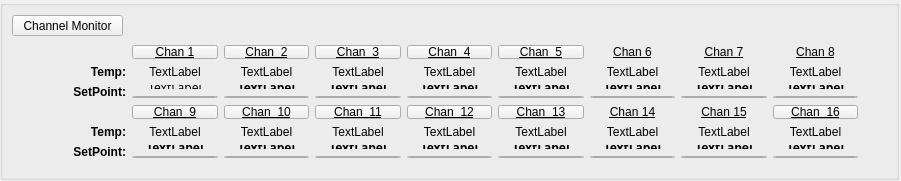
  <widget class="QWidget" name="chan_widg" native="true">
   <property name="geometry">
    <rect>
     <x>0</x>
     <y>170</y>
     <width>901</width>
     <height>181</height>
    </rect>
   </property>
   <widget class="QGroupBox" name="channel_monitor_box">
    <property name="geometry">
     <rect>
      <x>0</x>
      <y>0</y>
      <width>899</width>
      <height>180</height>
     </rect>
    </property>
    <property name="sizePolicy">
     <sizepolicy hsizetype="Preferred" vsizetype="Preferred">
      <horstretch>0</horstretch>
      <verstretch>0</verstretch>
     </sizepolicy>
    </property>
    <property name="minimumSize">
     <size>
      <width>150</width>
      <height>0</height>
     </size>
    </property>
    <property name="maximumSize">
     <size>
      <width>16777215</width>
      <height>180</height>
     </size>
    </property>
    <property name="title">
     <string/>
    </property>
    <layout class="QVBoxLayout" name="channel_monitor_layout">
     <property name="spacing">
      <number>0</number>
     </property>
     <item>
      <spacer name="horizontalSpacer_6">
       <property name="orientation">
        <enum>Qt::Horizontal</enum>
       </property>
       <property name="sizeHint" stdset="0">
        <size>
         <width>200</width>
         <height>0</height>
        </size>
       </property>
      </spacer>
     </item>
     <item>
      <widget class="QPushButton" name="channel_monitor">
       <property name="sizePolicy">
        <sizepolicy hsizetype="Maximum" vsizetype="Fixed">
         <horstretch>0</horstretch>
         <verstretch>0</verstretch>
        </sizepolicy>
       </property>
       <property name="maximumSize">
        <size>
         <width>111</width>
         <height>21</height>
        </size>
       </property>
       <property name="font">
        <font>
         <underline>false</underline>
        </font>
       </property>
       <property name="text">
        <string>Channel Monitor</string>
       </property>
      </widget>
     </item>
     <item>
      <widget class="QWidget" name="monitor_box" native="true">
       <property name="sizePolicy">
        <sizepolicy hsizetype="Fixed" vsizetype="Fixed">
         <horstretch>0</horstretch>
         <verstretch>0</verstretch>
        </sizepolicy>
       </property>
       <property name="minimumSize">
        <size>
         <width>90</width>
         <height>0</height>
        </size>
       </property>
       <property name="maximumSize">
        <size>
         <width>1132</width>
         <height>16777215</height>
        </size>
       </property>
       <layout class="QGridLayout" name="channel_temps">
        <item row="9" column="9">
         <layout class="QVBoxLayout" name="verticalLayout_20">
          <item>
           <widget class="QLabel" name="chan_16_setpoint">
            <property name="font">
             <font>
              <family>Yu Gothic UI Semibold</family>
              <weight>75</weight>
              <bold>true</bold>
             </font>
            </property>
            <property name="text">
             <string>TextLabel</string>
            </property>
            <property name="alignment">
             <set>Qt::AlignCenter</set>
            </property>
           </widget>
          </item>
          <item>
           <widget class="QSpinBox" name="chan_16_adjust">
            <property name="alignment">
             <set>Qt::AlignCenter</set>
            </property>
           </widget>
          </item>
         </layout>
        </item>
        <item row="3" column="4">
         <layout class="QVBoxLayout" name="verticalLayout_7">
          <item>
           <widget class="QLabel" name="chan_3_setpoint">
            <property name="font">
             <font>
              <family>Yu Gothic UI Semibold</family>
              <weight>75</weight>
              <bold>true</bold>
             </font>
            </property>
            <property name="text">
             <string>TextLabel</string>
            </property>
            <property name="alignment">
             <set>Qt::AlignCenter</set>
            </property>
           </widget>
          </item>
          <item>
           <widget class="QSpinBox" name="chan_3_adjust">
            <property name="alignment">
             <set>Qt::AlignCenter</set>
            </property>
           </widget>
          </item>
         </layout>
        </item>
        <item row="3" column="3">
         <layout class="QVBoxLayout" name="verticalLayout_6">
          <item>
           <widget class="QLabel" name="chan_2_setpoint">
            <property name="font">
             <font>
              <family>Yu Gothic UI Semibold</family>
              <weight>75</weight>
              <italic>false</italic>
              <bold>true</bold>
              <underline>false</underline>
             </font>
            </property>
            <property name="text">
             <string>TextLabel</string>
            </property>
            <property name="alignment">
             <set>Qt::AlignCenter</set>
            </property>
           </widget>
          </item>
          <item>
           <widget class="QSpinBox" name="chan_2_adjust">
            <property name="font">
             <font>
              <underline>false</underline>
             </font>
            </property>
            <property name="alignment">
             <set>Qt::AlignCenter</set>
            </property>
           </widget>
          </item>
         </layout>
        </item>
        <item row="3" column="2">
         <layout class="QVBoxLayout" name="verticalLayout_5">
          <item>
           <widget class="QLabel" name="chan_1_setpoint">
            <property name="font">
             <font>
              <family>Yu Gothic UI Semibold</family>
              <underline>false</underline>
             </font>
            </property>
            <property name="text">
             <string>TextLabel</string>
            </property>
            <property name="alignment">
             <set>Qt::AlignCenter</set>
            </property>
           </widget>
          </item>
          <item>
           <widget class="QSpinBox" name="chan_1_adjust">
            <property name="font">
             <font>
              <underline>false</underline>
             </font>
            </property>
            <property name="alignment">
             <set>Qt::AlignCenter</set>
            </property>
           </widget>
          </item>
         </layout>
        </item>
        <item row="7" column="1">
         <spacer name="verticalSpacer_11">
          <property name="orientation">
           <enum>Qt::Vertical</enum>
          </property>
          <property name="sizeType">
           <enum>QSizePolicy::Fixed</enum>
          </property>
          <property name="sizeHint" stdset="0">
           <size>
            <width>20</width>
            <height>40</height>
           </size>
          </property>
         </spacer>
        </item>
        <item row="9" column="4">
         <layout class="QVBoxLayout" name="verticalLayout_15">
          <item>
           <widget class="QLabel" name="chan_11_setpoint">
            <property name="font">
             <font>
              <family>Yu Gothic UI Semibold</family>
              <weight>75</weight>
              <bold>true</bold>
             </font>
            </property>
            <property name="text">
             <string>TextLabel</string>
            </property>
            <property name="alignment">
             <set>Qt::AlignCenter</set>
            </property>
           </widget>
          </item>
          <item>
           <widget class="QSpinBox" name="chan_11_adjust">
            <property name="alignment">
             <set>Qt::AlignCenter</set>
            </property>
           </widget>
          </item>
         </layout>
        </item>
        <item row="8" column="2">
         <widget class="QLabel" name="chan_9_temp">
          <property name="font">
           <font>
            <underline>false</underline>
           </font>
          </property>
          <property name="text">
           <string>TextLabel</string>
          </property>
          <property name="alignment">
           <set>Qt::AlignCenter</set>
          </property>
         </widget>
        </item>
        <item row="2" column="9">
         <widget class="QLabel" name="chan_8_temp">
          <property name="font">
           <font>
            <underline>false</underline>
           </font>
          </property>
          <property name="text">
           <string>TextLabel</string>
          </property>
          <property name="alignment">
           <set>Qt::AlignCenter</set>
          </property>
         </widget>
        </item>
        <item row="8" column="5">
         <widget class="QLabel" name="chan_12_temp">
          <property name="font">
           <font>
            <underline>false</underline>
           </font>
          </property>
          <property name="text">
           <string>TextLabel</string>
          </property>
          <property name="alignment">
           <set>Qt::AlignCenter</set>
          </property>
         </widget>
        </item>
        <item row="2" column="4">
         <widget class="QLabel" name="chan_3_temp">
          <property name="font">
           <font>
            <underline>false</underline>
           </font>
          </property>
          <property name="text">
           <string>TextLabel</string>
          </property>
          <property name="alignment">
           <set>Qt::AlignCenter</set>
          </property>
         </widget>
        </item>
        <item row="2" column="2">
         <widget class="QLabel" name="chan_1_temp">
          <property name="font">
           <font>
            <underline>false</underline>
           </font>
          </property>
          <property name="text">
           <string>TextLabel</string>
          </property>
          <property name="alignment">
           <set>Qt::AlignCenter</set>
          </property>
         </widget>
        </item>
        <item row="2" column="8">
         <widget class="QLabel" name="chan_7_temp">
          <property name="font">
           <font>
            <underline>false</underline>
           </font>
          </property>
          <property name="text">
           <string>TextLabel</string>
          </property>
          <property name="alignment">
           <set>Qt::AlignCenter</set>
          </property>
         </widget>
        </item>
        <item row="2" column="7">
         <widget class="QLabel" name="chan_6_temp">
          <property name="font">
           <font>
            <underline>false</underline>
           </font>
          </property>
          <property name="text">
           <string>TextLabel</string>
          </property>
          <property name="alignment">
           <set>Qt::AlignCenter</set>
          </property>
         </widget>
        </item>
        <item row="2" column="0">
         <spacer name="verticalSpacer_9">
          <property name="orientation">
           <enum>Qt::Vertical</enum>
          </property>
          <property name="sizeHint" stdset="0">
           <size>
            <width>20</width>
            <height>20</height>
           </size>
          </property>
         </spacer>
        </item>
        <item row="2" column="3">
         <widget class="QLabel" name="chan_2_temp">
          <property name="font">
           <font>
            <underline>false</underline>
           </font>
          </property>
          <property name="text">
           <string>TextLabel</string>
          </property>
          <property name="alignment">
           <set>Qt::AlignCenter</set>
          </property>
         </widget>
        </item>
        <item row="7" column="8">
         <widget class="QLabel" name="channel_15_marker">
          <property name="font">
           <font>
            <underline>true</underline>
           </font>
          </property>
          <property name="text">
           <string>Chan 15</string>
          </property>
          <property name="alignment">
           <set>Qt::AlignCenter</set>
          </property>
         </widget>
        </item>
        <item row="2" column="6">
         <widget class="QLabel" name="chan_5_temp">
          <property name="font">
           <font>
            <underline>false</underline>
           </font>
          </property>
          <property name="text">
           <string>TextLabel</string>
          </property>
          <property name="alignment">
           <set>Qt::AlignCenter</set>
          </property>
         </widget>
        </item>
        <item row="7" column="7">
         <widget class="QLabel" name="channel_14_marker">
          <property name="font">
           <font>
            <underline>true</underline>
           </font>
          </property>
          <property name="text">
           <string>Chan 14</string>
          </property>
          <property name="alignment">
           <set>Qt::AlignCenter</set>
          </property>
         </widget>
        </item>
        <item row="0" column="1">
         <spacer name="verticalSpacer_10">
          <property name="orientation">
           <enum>Qt::Vertical</enum>
          </property>
          <property name="sizeType">
           <enum>QSizePolicy::Fixed</enum>
          </property>
          <property name="sizeHint" stdset="0">
           <size>
            <width>20</width>
            <height>40</height>
           </size>
          </property>
         </spacer>
        </item>
        <item row="3" column="9">
         <layout class="QVBoxLayout" name="verticalLayout_12">
          <item>
           <widget class="QLabel" name="chan_8_setpoint">
            <property name="font">
             <font>
              <family>Yu Gothic UI Semibold</family>
              <weight>75</weight>
              <bold>true</bold>
             </font>
            </property>
            <property name="text">
             <string>TextLabel</string>
            </property>
            <property name="alignment">
             <set>Qt::AlignCenter</set>
            </property>
           </widget>
          </item>
          <item>
           <widget class="QSpinBox" name="chan_8_adjust">
            <property name="alignment">
             <set>Qt::AlignCenter</set>
            </property>
           </widget>
          </item>
         </layout>
        </item>
        <item row="9" column="6">
         <layout class="QVBoxLayout" name="verticalLayout_17">
          <item>
           <widget class="QLabel" name="chan_13_setpoint">
            <property name="font">
             <font>
              <family>Yu Gothic UI Semibold</family>
              <weight>75</weight>
              <bold>true</bold>
             </font>
            </property>
            <property name="text">
             <string>TextLabel</string>
            </property>
            <property name="alignment">
             <set>Qt::AlignCenter</set>
            </property>
           </widget>
          </item>
          <item>
           <widget class="QSpinBox" name="chan_13_adjust">
            <property name="alignment">
             <set>Qt::AlignCenter</set>
            </property>
           </widget>
          </item>
         </layout>
        </item>
        <item row="9" column="2">
         <layout class="QVBoxLayout" name="verticalLayout_13">
          <item>
           <widget class="QLabel" name="chan_9_setpoint">
            <property name="font">
             <font>
              <family>Yu Gothic UI Semibold</family>
              <weight>75</weight>
              <bold>true</bold>
             </font>
            </property>
            <property name="text">
             <string>TextLabel</string>
            </property>
            <property name="alignment">
             <set>Qt::AlignCenter</set>
            </property>
           </widget>
          </item>
          <item>
           <widget class="QSpinBox" name="chan_9_adjust">
            <property name="alignment">
             <set>Qt::AlignCenter</set>
            </property>
           </widget>
          </item>
         </layout>
        </item>
        <item row="9" column="7">
         <layout class="QVBoxLayout" name="verticalLayout_18">
          <item>
           <widget class="QLabel" name="chan_14_setpoint">
            <property name="font">
             <font>
              <family>Yu Gothic UI Semibold</family>
              <weight>75</weight>
              <bold>true</bold>
             </font>
            </property>
            <property name="text">
             <string>TextLabel</string>
            </property>
            <property name="alignment">
             <set>Qt::AlignCenter</set>
            </property>
           </widget>
          </item>
          <item>
           <widget class="QSpinBox" name="chan_14_adjust">
            <property name="alignment">
             <set>Qt::AlignCenter</set>
            </property>
           </widget>
          </item>
         </layout>
        </item>
        <item row="3" column="5">
         <layout class="QVBoxLayout" name="verticalLayout_8">
          <item>
           <widget class="QLabel" name="chan_4_setpoint">
            <property name="font">
             <font>
              <family>Yu Gothic UI Semibold</family>
              <weight>75</weight>
              <bold>true</bold>
             </font>
            </property>
            <property name="text">
             <string>TextLabel</string>
            </property>
            <property name="alignment">
             <set>Qt::AlignCenter</set>
            </property>
           </widget>
          </item>
          <item>
           <widget class="QSpinBox" name="chan_4_adjust">
            <property name="alignment">
             <set>Qt::AlignCenter</set>
            </property>
           </widget>
          </item>
         </layout>
        </item>
        <item row="9" column="8">
         <layout class="QVBoxLayout" name="verticalLayout_19">
          <item>
           <widget class="QLabel" name="chan_15_setpoint">
            <property name="font">
             <font>
              <family>Yu Gothic UI Semibold</family>
              <weight>75</weight>
              <bold>true</bold>
             </font>
            </property>
            <property name="text">
             <string>TextLabel</string>
            </property>
            <property name="alignment">
             <set>Qt::AlignCenter</set>
            </property>
           </widget>
          </item>
          <item>
           <widget class="QSpinBox" name="chan_15_adjust">
            <property name="alignment">
             <set>Qt::AlignCenter</set>
            </property>
           </widget>
          </item>
         </layout>
        </item>
        <item row="8" column="6">
         <widget class="QLabel" name="chan_13_temp">
          <property name="font">
           <font>
            <underline>false</underline>
           </font>
          </property>
          <property name="text">
           <string>TextLabel</string>
          </property>
          <property name="alignment">
           <set>Qt::AlignCenter</set>
          </property>
         </widget>
        </item>
        <item row="8" column="7">
         <widget class="QLabel" name="chan_14_temp">
          <property name="font">
           <font>
            <underline>false</underline>
           </font>
          </property>
          <property name="text">
           <string>TextLabel</string>
          </property>
          <property name="alignment">
           <set>Qt::AlignCenter</set>
          </property>
         </widget>
        </item>
        <item row="8" column="3">
         <widget class="QLabel" name="chan_10_temp">
          <property name="font">
           <font>
            <underline>false</underline>
           </font>
          </property>
          <property name="text">
           <string>TextLabel</string>
          </property>
          <property name="alignment">
           <set>Qt::AlignCenter</set>
          </property>
         </widget>
        </item>
        <item row="5" column="10">
         <spacer name="verticalSpacer_5">
          <property name="orientation">
           <enum>Qt::Vertical</enum>
          </property>
          <property name="sizeHint" stdset="0">
           <size>
            <width>20</width>
            <height>10</height>
           </size>
          </property>
         </spacer>
        </item>
        <item row="8" column="4">
         <widget class="QLabel" name="chan_11_temp">
          <property name="font">
           <font>
            <underline>false</underline>
           </font>
          </property>
          <property name="text">
           <string>TextLabel</string>
          </property>
          <property name="alignment">
           <set>Qt::AlignCenter</set>
          </property>
         </widget>
        </item>
        <item row="2" column="5">
         <widget class="QLabel" name="chan_4_temp">
          <property name="font">
           <font>
            <underline>false</underline>
           </font>
          </property>
          <property name="text">
           <string>TextLabel</string>
          </property>
          <property name="alignment">
           <set>Qt::AlignCenter</set>
          </property>
         </widget>
        </item>
        <item row="8" column="0">
         <spacer name="verticalSpacer_6">
          <property name="orientation">
           <enum>Qt::Vertical</enum>
          </property>
          <property name="sizeHint" stdset="0">
           <size>
            <width>20</width>
            <height>20</height>
           </size>
          </property>
         </spacer>
        </item>
        <item row="8" column="9">
         <widget class="QLabel" name="chan_16_temp">
          <property name="font">
           <font>
            <underline>false</underline>
           </font>
          </property>
          <property name="text">
           <string>TextLabel</string>
          </property>
          <property name="alignment">
           <set>Qt::AlignCenter</set>
          </property>
         </widget>
        </item>
        <item row="8" column="8">
         <widget class="QLabel" name="chan_15_temp">
          <property name="font">
           <font>
            <underline>false</underline>
           </font>
          </property>
          <property name="text">
           <string>TextLabel</string>
          </property>
          <property name="alignment">
           <set>Qt::AlignCenter</set>
          </property>
         </widget>
        </item>
        <item row="0" column="9">
         <widget class="QLabel" name="channel_8_marker">
          <property name="font">
           <font>
            <underline>true</underline>
           </font>
          </property>
          <property name="text">
           <string>Chan 8</string>
          </property>
          <property name="alignment">
           <set>Qt::AlignCenter</set>
          </property>
         </widget>
        </item>
        <item row="0" column="7">
         <widget class="QLabel" name="channel_6_marker">
          <property name="font">
           <font>
            <underline>true</underline>
           </font>
          </property>
          <property name="text">
           <string>Chan 6</string>
          </property>
          <property name="alignment">
           <set>Qt::AlignCenter</set>
          </property>
         </widget>
        </item>
        <item row="9" column="1">
         <widget class="QLabel" name="setpoints_label_2">
          <property name="font">
           <font>
            <weight>75</weight>
            <bold>true</bold>
            <underline>false</underline>
           </font>
          </property>
          <property name="text">
           <string>SetPoint:</string>
          </property>
          <property name="alignment">
           <set>Qt::AlignRight|Qt::AlignTrailing|Qt::AlignVCenter</set>
          </property>
         </widget>
        </item>
        <item row="0" column="8">
         <widget class="QLabel" name="channel_7_marker">
          <property name="font">
           <font>
            <underline>true</underline>
           </font>
          </property>
          <property name="text">
           <string>Chan 7</string>
          </property>
          <property name="alignment">
           <set>Qt::AlignCenter</set>
          </property>
         </widget>
        </item>
        <item row="3" column="0">
         <spacer name="verticalSpacer_12">
          <property name="orientation">
           <enum>Qt::Vertical</enum>
          </property>
          <property name="sizeHint" stdset="0">
           <size>
            <width>20</width>
            <height>20</height>
           </size>
          </property>
         </spacer>
        </item>
        <item row="8" column="1">
         <widget class="QLabel" name="temps_label_2">
          <property name="font">
           <font>
            <weight>75</weight>
            <bold>true</bold>
            <underline>false</underline>
           </font>
          </property>
          <property name="text">
           <string>Temp:</string>
          </property>
          <property name="alignment">
           <set>Qt::AlignRight|Qt::AlignTrailing|Qt::AlignVCenter</set>
          </property>
         </widget>
        </item>
        <item row="3" column="1">
         <widget class="QLabel" name="setpoints_label_1">
          <property name="font">
           <font>
            <weight>75</weight>
            <bold>true</bold>
            <underline>false</underline>
           </font>
          </property>
          <property name="text">
           <string>SetPoint:</string>
          </property>
          <property name="alignment">
           <set>Qt::AlignRight|Qt::AlignTrailing|Qt::AlignVCenter</set>
          </property>
         </widget>
        </item>
        <item row="2" column="1">
         <widget class="QLabel" name="temps_label_1">
          <property name="font">
           <font>
            <weight>75</weight>
            <bold>true</bold>
            <underline>false</underline>
           </font>
          </property>
          <property name="text">
           <string>Temp:</string>
          </property>
          <property name="alignment">
           <set>Qt::AlignRight|Qt::AlignTrailing|Qt::AlignVCenter</set>
          </property>
         </widget>
        </item>
        <item row="9" column="0">
         <spacer name="verticalSpacer_14">
          <property name="orientation">
           <enum>Qt::Vertical</enum>
          </property>
          <property name="sizeHint" stdset="0">
           <size>
            <width>20</width>
            <height>20</height>
           </size>
          </property>
         </spacer>
        </item>
        <item row="3" column="7">
         <layout class="QVBoxLayout" name="verticalLayout_10">
          <item>
           <widget class="QLabel" name="chan_6_setpoint">
            <property name="font">
             <font>
              <family>Yu Gothic UI Semibold</family>
              <weight>75</weight>
              <bold>true</bold>
             </font>
            </property>
            <property name="text">
             <string>TextLabel</string>
            </property>
            <property name="alignment">
             <set>Qt::AlignCenter</set>
            </property>
           </widget>
          </item>
          <item>
           <widget class="QSpinBox" name="chan_6_adjust">
            <property name="alignment">
             <set>Qt::AlignCenter</set>
            </property>
           </widget>
          </item>
         </layout>
        </item>
        <item row="9" column="3">
         <layout class="QVBoxLayout" name="verticalLayout_14">
          <item>
           <widget class="QLabel" name="chan_10_setpoint">
            <property name="font">
             <font>
              <family>Yu Gothic UI Semibold</family>
              <weight>75</weight>
              <bold>true</bold>
             </font>
            </property>
            <property name="text">
             <string>TextLabel</string>
            </property>
            <property name="alignment">
             <set>Qt::AlignCenter</set>
            </property>
           </widget>
          </item>
          <item>
           <widget class="QSpinBox" name="chan_10_adjust">
            <property name="alignment">
             <set>Qt::AlignCenter</set>
            </property>
           </widget>
          </item>
         </layout>
        </item>
        <item row="3" column="8">
         <layout class="QVBoxLayout" name="verticalLayout_11">
          <item>
           <widget class="QLabel" name="chan_7_setpoint">
            <property name="font">
             <font>
              <family>Yu Gothic UI Semibold</family>
              <weight>75</weight>
              <bold>true</bold>
             </font>
            </property>
            <property name="text">
             <string>TextLabel</string>
            </property>
            <property name="alignment">
             <set>Qt::AlignCenter</set>
            </property>
           </widget>
          </item>
          <item>
           <widget class="QSpinBox" name="chan_7_adjust">
            <property name="alignment">
             <set>Qt::AlignCenter</set>
            </property>
           </widget>
          </item>
         </layout>
        </item>
        <item row="3" column="6">
         <layout class="QVBoxLayout" name="verticalLayout_9">
          <item>
           <widget class="QLabel" name="chan_5_setpoint">
            <property name="font">
             <font>
              <family>Yu Gothic UI Semibold</family>
              <weight>75</weight>
              <bold>true</bold>
             </font>
            </property>
            <property name="text">
             <string>TextLabel</string>
            </property>
            <property name="alignment">
             <set>Qt::AlignCenter</set>
            </property>
           </widget>
          </item>
          <item>
           <widget class="QSpinBox" name="chan_5_adjust">
            <property name="alignment">
             <set>Qt::AlignCenter</set>
            </property>
           </widget>
          </item>
         </layout>
        </item>
        <item row="0" column="3">
         <widget class="QPushButton" name="channel_2_button">
          <property name="font">
           <font>
            <underline>true</underline>
           </font>
          </property>
          <property name="text">
           <string>Chan_2</string>
          </property>
         </widget>
        </item>
        <item row="9" column="5">
         <layout class="QVBoxLayout" name="verticalLayout_16">
          <item>
           <widget class="QLabel" name="chan_12_setpoint">
            <property name="font">
             <font>
              <family>Yu Gothic UI Semibold</family>
              <weight>75</weight>
              <bold>true</bold>
             </font>
            </property>
            <property name="text">
             <string>TextLabel</string>
            </property>
            <property name="alignment">
             <set>Qt::AlignCenter</set>
            </property>
           </widget>
          </item>
          <item>
           <widget class="QSpinBox" name="chan_12_adjust">
            <property name="alignment">
             <set>Qt::AlignCenter</set>
            </property>
           </widget>
          </item>
         </layout>
        </item>
        <item row="0" column="5">
         <widget class="QPushButton" name="channel_4_button">
          <property name="font">
           <font>
            <underline>true</underline>
           </font>
          </property>
          <property name="text">
           <string>Chan_4</string>
          </property>
         </widget>
        </item>
        <item row="0" column="4">
         <widget class="QPushButton" name="channel_3_button">
          <property name="font">
           <font>
            <underline>true</underline>
           </font>
          </property>
          <property name="text">
           <string>Chan_3</string>
          </property>
         </widget>
        </item>
        <item row="7" column="2">
         <widget class="QPushButton" name="channel_9_button">
          <property name="font">
           <font>
            <underline>true</underline>
           </font>
          </property>
          <property name="text">
           <string>Chan_9</string>
          </property>
         </widget>
        </item>
        <item row="7" column="3">
         <widget class="QPushButton" name="channel_10_button">
          <property name="font">
           <font>
            <underline>true</underline>
           </font>
          </property>
          <property name="text">
           <string>Chan_10</string>
          </property>
         </widget>
        </item>
        <item row="0" column="6">
         <widget class="QPushButton" name="channel_5_button">
          <property name="font">
           <font>
            <underline>true</underline>
           </font>
          </property>
          <property name="text">
           <string>Chan_5</string>
          </property>
         </widget>
        </item>
        <item row="7" column="6">
         <widget class="QPushButton" name="channel_13_button">
          <property name="font">
           <font>
            <underline>true</underline>
           </font>
          </property>
          <property name="text">
           <string>Chan_13</string>
          </property>
         </widget>
        </item>
        <item row="7" column="4">
         <widget class="QPushButton" name="channel_11_button">
          <property name="font">
           <font>
            <underline>true</underline>
           </font>
          </property>
          <property name="text">
           <string>Chan_11</string>
          </property>
         </widget>
        </item>
        <item row="7" column="9">
         <widget class="QPushButton" name="channel_16_button">
          <property name="font">
           <font>
            <underline>true</underline>
           </font>
          </property>
          <property name="text">
           <string>Chan_16</string>
          </property>
         </widget>
        </item>
        <item row="7" column="5">
         <widget class="QPushButton" name="channel_12_button">
          <property name="font">
           <font>
            <underline>true</underline>
           </font>
          </property>
          <property name="text">
           <string>Chan_12</string>
          </property>
         </widget>
        </item>
        <item row="0" column="2">
         <widget class="QPushButton" name="channel_1_button">
          <property name="font">
           <font>
            <underline>true</underline>
           </font>
          </property>
          <property name="toolTip">
           <string>Hide from Graph</string>
          </property>
          <property name="text">
           <string>Chan 1</string>
          </property>
         </widget>
        </item>
       </layout>
      </widget>
     </item>
    </layout>
   </widget>
  </widget>
